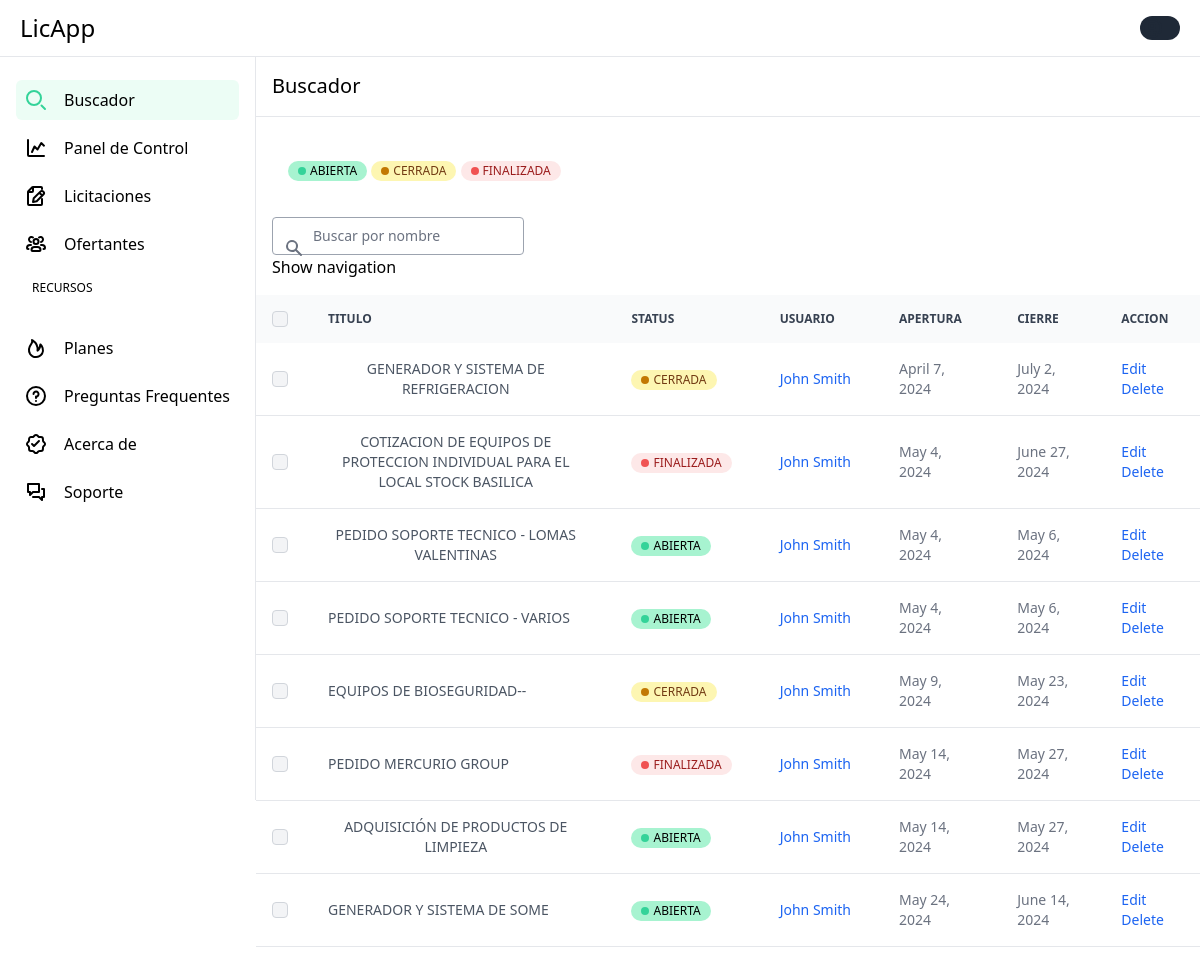
The page /buscador/ on the database as committed earlier.
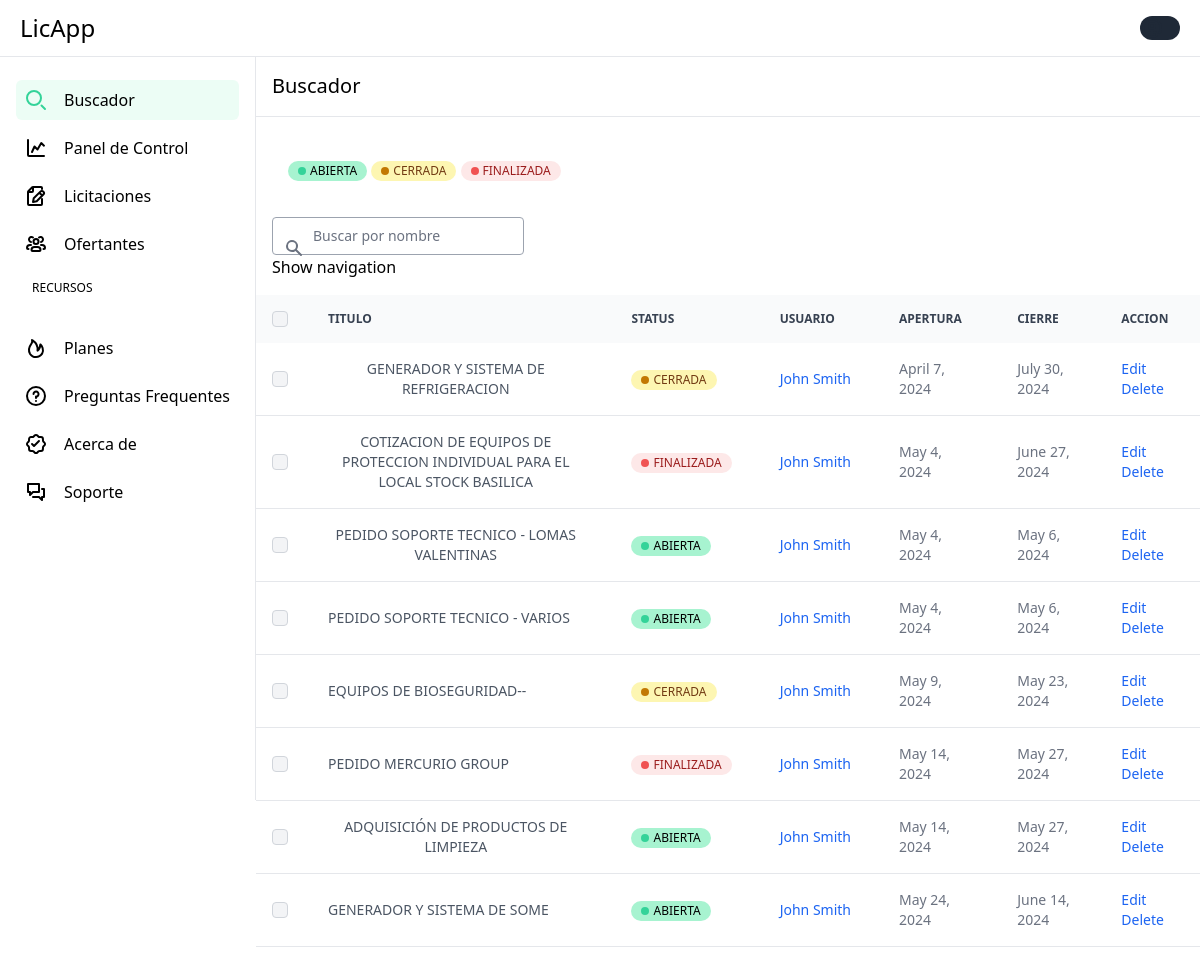
The same page on the database as committed later.
### licitaciones/models.py (models this page shows)
class Licitacion(models.Model):
    title = models.CharField(max_length=255)
    obs = models.TextField(blank=True, null=True)
    start_date = models.DateField(auto_now_add=True, null=True)
    close_date = models.DateField()
    status = models.CharField(max_length=10, choices=get_status, default="OPEN")
    currency = models.CharField(max_length=15, choices=get_currencies)
    category = models.CharField(max_length=100, choices=get_categories)
    payment_method = models.CharField(max_length=255)
    delivery_time = models.CharField(blank=True, null=True, max_length=20)
    client = models.CharField(blank=True, null=True, max_length=20)
    city = models.CharField(blank=True, null=True, max_length=20, choices=get_cities)
    total_sum_lic = models.IntegerField()
    class Meta:
        verbose_name = "licitacion"
        verbose_name_plural = "licitaciones"

### home/views.py (the view)
# urls.py: path('buscador/', home_views.buscador, name="buscador"),
def buscador(request):
    licitaciones = Licitacion.objects.all()
    return render(request, "buscador.html", {"licitaciones": licitaciones})

### templates/buscador.html
{% extends 'base.html' %}
{% block content %}
<div id="buscador-body-container" class="content mt-14">
  <h1 class="mb-10 p-4 text-xl font-normal border-b border-gray-200">Buscador</h1>
  {% include 'partials/table_licitaciones.html' with licitaciones=licitaciones %}
</div>
{% endblock %}

### templates/partials/table_licitaciones.html (shortened to what the changed rows need)
<div x-data="{ open: false }" class="transition duration-600 ease-in py-5">
  <table class="w-full text-sm text-left rtl:text-right text-gray-500 dark:text-gray-400">
    <thead class="text-xs text-gray-700 uppercase bg-gray-50 dark:bg-gray-700 dark:text-gray-400">
      <tr>
        <th scope="col" class="p-4">
          <div class="flex items-center">
            <input id="checkbox-all-search" type="checkbox"
              class="w-4 h-4 text-blue-600 bg-gray-100 border-gray-300 rounded focus:ring-blue-500 dark:focus:ring-blue-600 dark:ring-offset-gray-800 dark:focus:ring-offset-gray-800 focus:ring-2 dark:bg-gray-700 dark:border-gray-600">
          </div>
        </th>
        <th scope="col" class="px-6 py-3">
          Titulo
        </th>
        <th scope="col" class="px-6 py-3">
          Status
        </th>
        <th scope="col" class="px-6 py-3">
          Usuario
        </th>
        <th scope="col" class="px-6 py-3">
          Apertura
        </th>
        <th scope="col" class="px-6 py-3">
          Cierre
        </th>
        <th scope="col" class="px-6 py-3">
          Accion
        </th>
      </tr>
    </thead>
    <tbody>
      {% for licitacion in licitaciones %}
        <tr class="bg-white border-b dark:bg-gray-800 dark:border-gray-700 hover:bg-gray-50 dark:hover:bg-gray-600">
          <td class="w-4 p-4">
            <div class="flex items-center">
              <input id="checkbox-table-search-1" type="checkbox"
                class="w-4 h-4 text-blue-600 bg-gray-100 border-gray-300 rounded focus:ring-blue-500 dark:focus:ring-blue-600 dark:ring-offset-gray-800 dark:focus:ring-offset-gray-800 focus:ring-2 dark:bg-gray-700 dark:border-gray-600">
            </div>
          </td>
          <th scope="row" class="px-6 py-4 font-medium text-gray-900 dark:text-white">
            <button type="button" class="font-medium text-gray-600 dark:text-gray-500 hover:underline hover:text-gray-900">{{ licitacion.title|upper }}</button>
          </th>
          <td class="px-6 py-4">
                {% if licitacion.status == 'OPEN' %}
                <span
                  class="inline-flex items-center bg-emerald-200 text-black text-xs font-medium px-2.5 py-0.5 rounded-full dark:bg-green-900 dark:text-green-300">
                  <span class="w-2 h-2 me-1 bg-emerald-400 rounded-full"></span>
                  ABIERTA
                </span>
                {% elif licitacion.status == 'CLOSED' %}
                <span
                  class="inline-flex items-center bg-yellow-100 text-yellow-800 text-xs font-medium px-2.5 py-0.5 rounded-full dark:bg-yellow-900 dark:text-yellow-300">
                  <span class="w-2 h-2 me-1 bg-yellow-500 rounded-full"></span>
                  CERRADA
                </span>
                {% else %}
                <span
                  class="inline-flex items-center bg-red-100 text-red-800 text-xs font-medium px-2.5 py-0.5 rounded-full dark:bg-red-900 dark:text-red-300">
                  <span class="w-2 h-2 me-1 bg-red-500 rounded-full"></span>
                  FINALIZADA
                </span>
                {% endif %}
          </td>
          <td class="max-w-52 px-6 py-4 truncate ...">
            <a href="#" class="font-medium text-blue-600 dark:text-blue-500 hover:underline">John Smith</a>
          </td>
          <td class="px-6 py-4">
            {{ licitacion.start_date }}
          </td>
          <td class="px-6 py-4">
            {{ licitacion.close_date }}
          </td>
          <td class="px-6 py-4">
            <a href="{% url 'update_licitacion' lic_id=licitacion.id %}" class="font-medium text-blue-600 dark:text-blue-500 hover:underline">Edit</a>
            <a href="#" class="font-medium text-blue-600 dark:text-blue-500 hover:underline">Delete</a>
          </td>
        </tr>
      {% endfor %}
    </tbody>
  </table>
</div>

Rows that differ between the two databases and show on the page:
changed Licitacion "GENERADOR Y SISTEMA DE REFRIGERACION": close_date "July 2, 2024" → "July 30, 2024"
